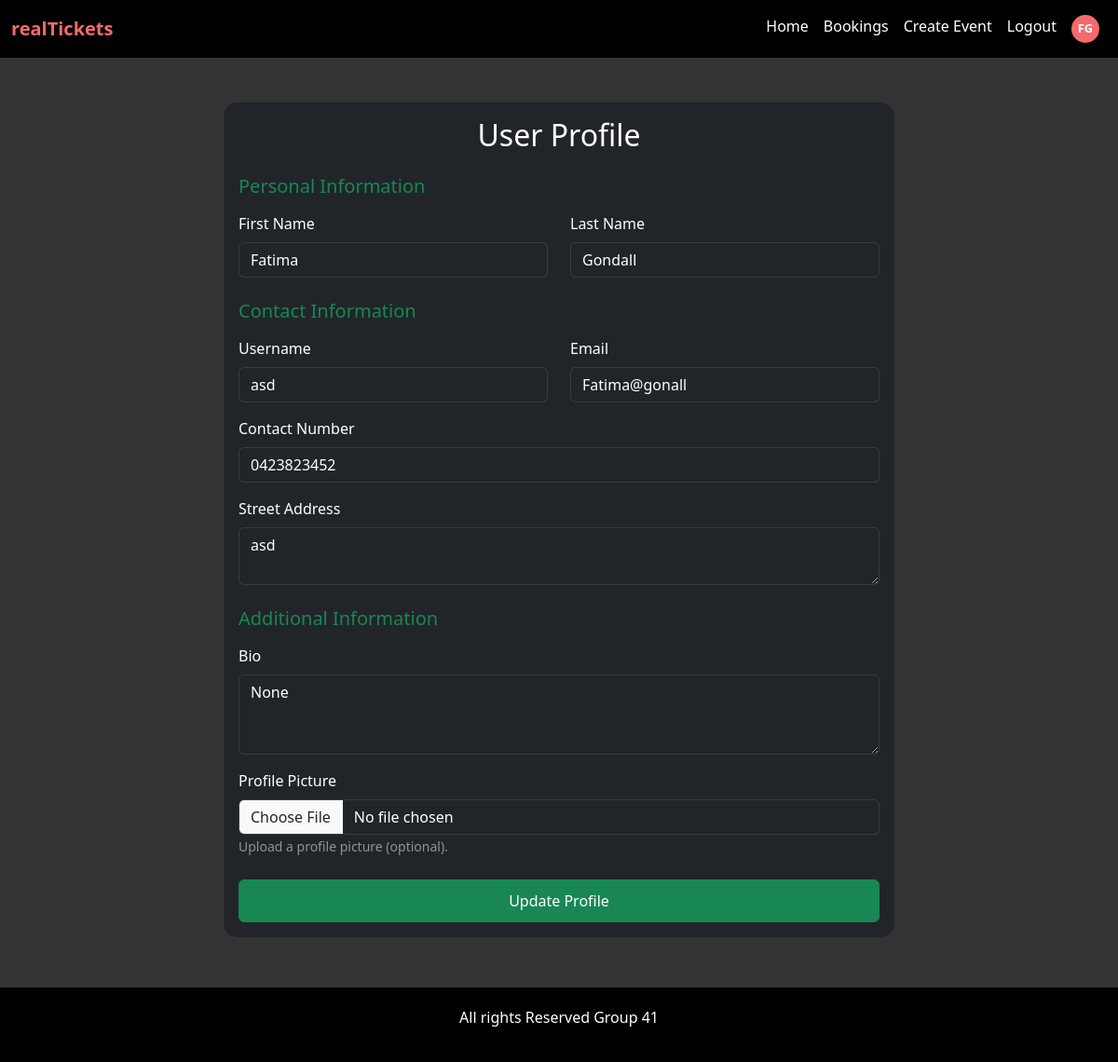
The app's page /profile (signed in), older data.
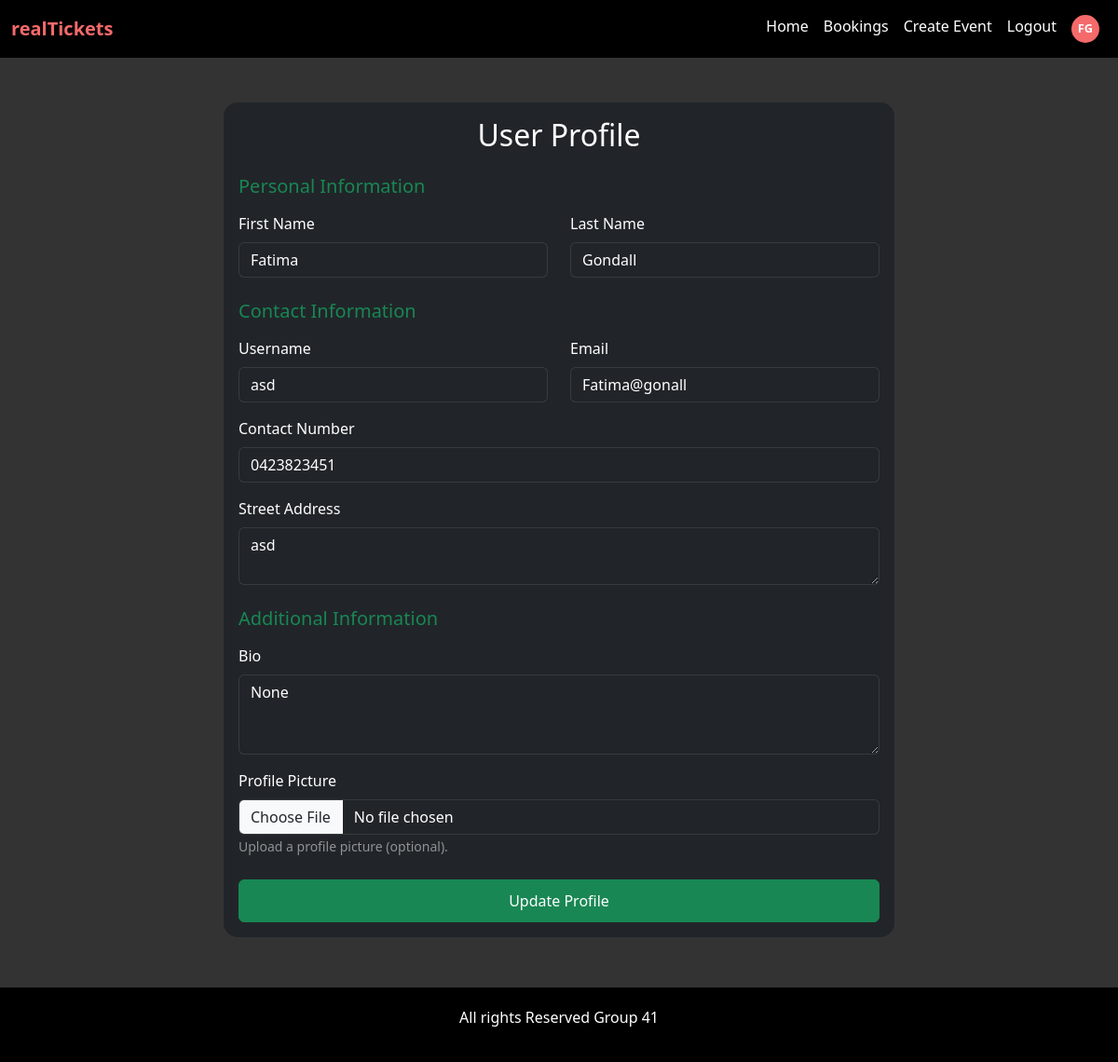
The same page, newer data.
### index/models.py (models this page shows, shortened)
class User(UserMixin, db.Model):  # Inherit from UserMixin
    id = db.Column(db.Integer, primary_key=True)
    first_name = db.Column(db.String(100), nullable=False)
    last_name = db.Column(db.String(100), nullable=False)
    dob = db.Column(db.String(10), nullable=False)
    email = db.Column(db.String(120), unique=True, nullable=False)
    username = db.Column(db.String(80), unique=True, nullable=False)
    password = db.Column(db.String(200), nullable=False)  # For storing hashed passwords
    bio = db.Column(db.Text, nullable=True)  # Optional field for user bio
    created_at = db.Column(db.DateTime, default=datetime.utcnow)  # Track creation time
    contact_number = db.Column(db.String(20), nullable=False)
    street_address = db.Column(db.String(200), nullable=False)
    def get_initials(self):
        return f"{self.first_name[0].upper()}{self.last_name[0].upper()}"

### index/views.py (the view, shortened to what this page needs)
@main_bp.route('/profile', methods=['GET', 'POST'])
@login_required
def profile():
    return render_template('profile.html')

### index/__init__.py (called while the page is built)
def create_app():
    app = Flask(__name__)
    app.config['SECRET_KEY'] = 'your_secret_key_here'
    app.config['SQLALCHEMY_DATABASE_URI'] = 'sqlite:///users.db'  # Use SQLite for the database
    app.config['SQLALCHEMY_TRACK_MODIFICATIONS'] = False  # Disable modification tracking
    db.init_app(app)
    login_manager.init_app(app)
    login_manager.login_view = 'main.login'  # Redirect to login page if not logged in
    from .models import User  # Import the User model here
    @login_manager.user_loader
    def load_user(user_id):
        return User.query.get(int(user_id))  # Retrieve user by ID for Flask-Login
    from .views import main_bp
    app.register_blueprint(main_bp)
    return app

### index/templates/profile.html (shortened to what this page needs)
{% extends "base.html" %}
{% block content %}
<div class="container py-4">
    <div class="row justify-content-center">
        <div class="col-12 col-md-8">
            <div class="card bg-dark text-white">
                <div class="card-body">
                    <h2 class="card-title text-center mb-4">User Profile</h2>
                    <form method="POST" action="{{ url_for('main.profile') }}" enctype="multipart/form-data">
                        <h5 class="mb-3 text-success">Personal Information</h5>
                        <div class="row mb-3">
                            <div class="col-md-6">
                                <label for="first_name" class="form-label">First Name</label>
                                <input type="text" class="form-control bg-dark text-white" id="first_name"
                                       name="first_name" value="{{ current_user.first_name }}" required>
                            </div>
                            <div class="col-md-6">
                                <label for="last_name" class="form-label">Last Name</label>
                                <input type="text" class="form-control bg-dark text-white" id="last_name"
                                       name="last_name" value="{{ current_user.last_name }}" required>
                            </div>
                        </div>
                        <h5 class="mb-3 mt-4 text-success">Contact Information</h5>
                        <div class="row mb-3">
                            <div class="col-md-6">
                                <label for="username" class="form-label">Username</label>
                                <input type="text" class="form-control bg-dark text-white" id="username"
                                       name="username" value="{{ current_user.username }}" required>
                            </div>
                            <div class="col-md-6">
                                <label for="email" class="form-label">Email</label>
                                <input type="email" class="form-control bg-dark text-white" id="email"
                                       name="email" value="{{ current_user.email }}" required>
                            </div>
                        </div>
                        <div class="mb-3">
                            <label for="contact_number" class="form-label">Contact Number</label>
                            <input type="tel" class="form-control bg-dark text-white" id="contact_number"
                                   name="contact_number" value="{{ current_user.contact_number }}" required>
                        </div>
                        <div class="mb-3">
                            <label for="street_address" class="form-label">Street Address</label>
                            <textarea class="form-control bg-dark text-white" id="street_address"
                                    name="street_address" rows="2" required>{{ current_user.street_address }}</textarea>
                        </div>
                        <h5 class="mb-3 mt-4 text-success">Additional Information</h5>
                        <div class="mb-3">
                            <label for="bio" class="form-label">Bio</label>
                            <textarea class="form-control bg-dark text-white" id="bio"
                                    name="bio" rows="3">{{ current_user.bio }}</textarea>
                        </div>
                        <div class="mb-4">
                            <label for="profile_picture" class="form-label">Profile Picture</label>
                            <input type="file" class="form-control bg-dark text-white" id="profile_picture"
                                   name="profile_picture" accept="image/*">
                            <small class="form-text text-white-50">Upload a profile picture (optional).</small>
                        </div>
                        <div class="d-grid gap-2">
                            <button type="submit" class="btn btn-success">Update Profile</button>
                        </div>
                    </form>
                </div>
            </div>
        </div>
    </div>
</div>
{% endblock %}

### index/templates/base.html (shortened to what this page needs)
<!DOCTYPE html>
<html lang="en">
<head>
    <link href="https://cdn.jsdelivr.net/npm/bootstrap@5.3.0/dist/css/bootstrap.min.css" rel="stylesheet">
</head>
<body>
    <nav class="navbar navbar-expand-lg navbar-dark">
        <div class="container-fluid">
            <a class="navbar-brand" href="#"><span style="color: #F56A6A; font-weight: bold;">realTickets</span></a>
            <div class="collapse navbar-collapse justify-content-end" id="navbarNav">
                <ul class="navbar-nav">
                    <li class="nav-item">
                        <a class="nav-link" href="{{ url_for('main.home') }}">Home</a>
                    </li>
                    {% if current_user.is_authenticated %}
                    <li class="nav-item">
                        <a class="nav-link" href="{{ url_for('main.booking_history') }}">Bookings</a>
                    </li>
                    <li class="nav-item">
                        <a class="nav-link" href="{{ url_for('main.create_event') }}">Create Event</a>
                    </li>
                    <li class="nav-item">
                        <a class="nav-link" href="{{ url_for('main.logout') }}"
                            onclick="return confirmLogout();">Logout</a>
                    </li>
                    <li class="nav-item">
                        <a class="nav-link" href="{{ url_for('main.profile') }}">
                            <div class="profile-circle">
                                {{ current_user.get_initials() }}
                            </div>
                        </a>
                    </li>
                    {% else %}
                    <li class="nav-item"><a class="nav-link" href="{{ url_for('main.register') }}">Register</a></li>
                    <li class="nav-item"><a class="nav-link" href="{{ url_for('main.login') }}">Log in</a></li>
                    {% endif %}
                </ul>
            </div>
        </div>
    </nav>
    <div class="container content mt-4">
        {% block content %}{% endblock %}
    </div>
    <footer>
        <p>All rights Reserved Group 41</p>
    </footer>
</body>
</html>

### index/templates/base.html (style rules this page uses)
body { background-color: #333; color: white; min-height: 100vh; display: flex; flex-direction: column; }
.navbar { background-color: #000; align-items: center; }
.navbar-nav .nav-link { color: #fff !important; }
footer { background-color: #000; color: white; padding: 20px 0; text-align: center; margin-top: 30px; }
.content { flex: 1; overflow-y: auto; }
.profile-circle { display: inline-flex; justify-content: center; align-items: center; width: 30px; height: 30px; border-radius: 50%; background-color: #F56A6A; color: white; font-weight: bold; font-size: 0.8rem; text-align: center; }

### index/templates/profile.html (style rules this page uses)
.form-control { border: 1px solid rgba(255, 255, 255, 0.1); }
.card { border: none; border-radius: 15px; }
.btn-success { padding: 10px 20px; }
.form-text { font-size: 0.875rem; }

Row changes from the older to the newer data that the page shows:
changed User "FG": contact_number "0423823452" → "0423823451"
